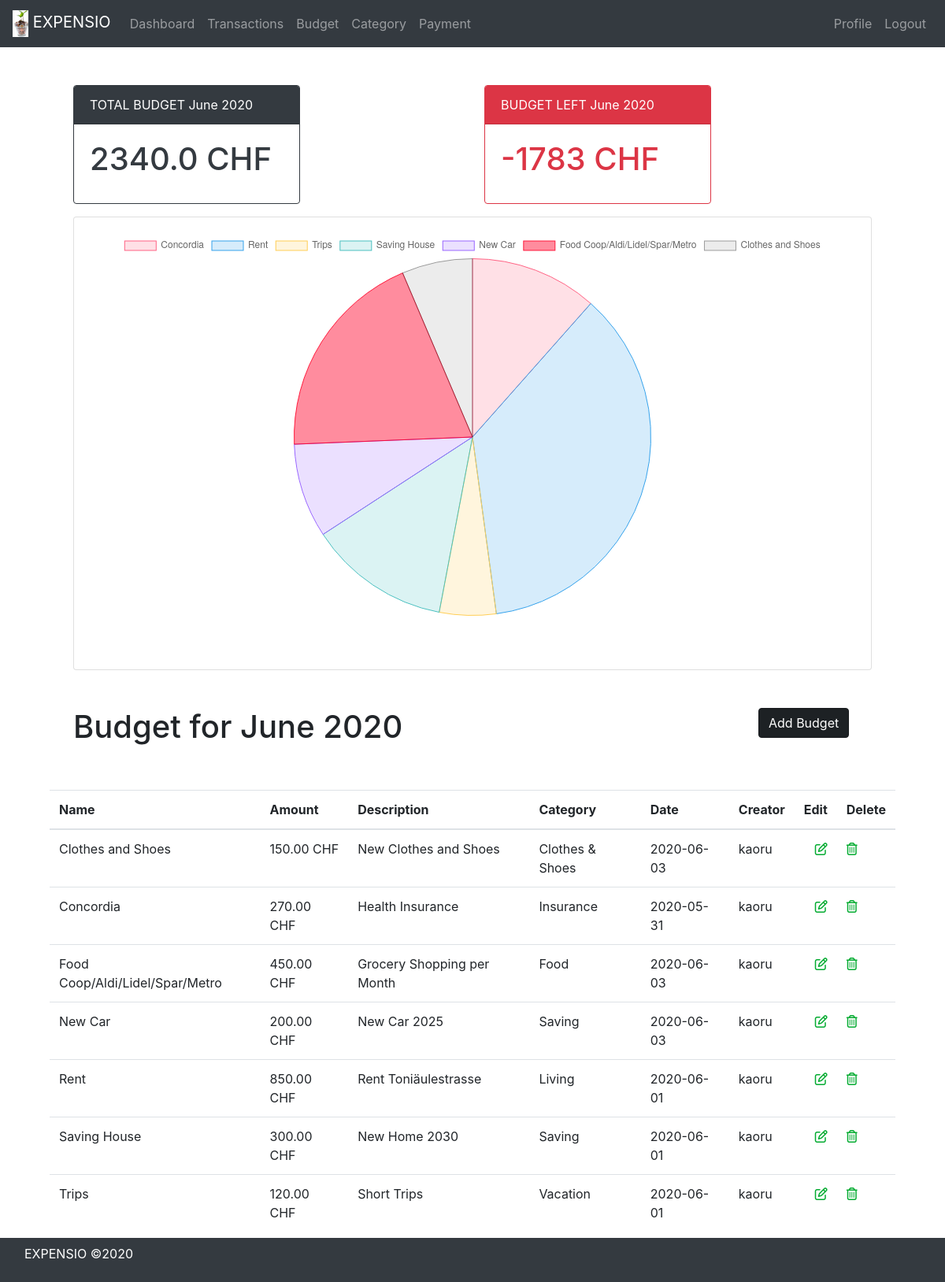
/budget/ (signed in), run on the app's committed database.
### budget/models.py (models this page shows, shortened)
class Budget(models.Model):
    name = models.CharField(max_length=50)
    amount = models.FloatField(null=True)
    description = models.CharField(max_length=200)
    created_date = models.DateTimeField(auto_now_add=True)
    user = models.ForeignKey("auth.User", on_delete=models.CASCADE)
    category = models.ForeignKey(Category, on_delete=models.CASCADE, null=True)

### category/models.py (models this page shows, shortened)
class Category(models.Model):
    name = models.CharField(max_length=100)
    created_date = models.DateTimeField(auto_now_add=True)
    user = models.ForeignKey("auth.User", on_delete=models.CASCADE)
    def __str__(self):
        return str(self.name)

### budget/views.py (the view)
# urls.py: path("", login_required(views.budget_pie_chart_data), name="budget-pie-chart"),
def budget_pie_chart_data(request):
    data = {}
    today = datetime.date.today()
    month = today.strftime("%B")
    year = today.strftime("%Y")
    budget_data_all = Budget.objects.filter(user=request.user).order_by('name')
    total_budget = Budget.objects.filter(user=request.user).aggregate(Sum("amount"))[
        "amount__sum"
    ]
    total_transactions = (
            Transaction_Expense.objects.filter(user=request.user)
            .filter(date__year=today.year, date__month=today.month)
            .aggregate(Sum("amount"))["amount__sum"]
            or 0.00
    )
    if total_budget is not None:
        budget_left = decimal.Decimal(total_budget) - decimal.Decimal(total_transactions)
    else:
        budget_left = 0
    queryset = Budget.objects.filter(user=request.user).values(
        "amount", "category_id", "name"
    )
    for budget in queryset:
        name = budget["name"]
        if name not in data:
            data[name] = budget["amount"]
        else:
            data[name] += budget["amount"]
    return_labels = []
    return_data = []
    for key, value in data.items():
        return_labels.append(key)
        return_data.append(value)
    return render(
        request,
        "budget/budget.html",
        {
            "labels": return_labels,
            "data": return_data,
            "total_budget": total_budget,
            "transactions": budget_left,
            "month": month,
            "year": year,
            "budget_data_all": budget_data_all,
        },
    )

### budget/templates/budget/budget.html
{% extends 'base.html' %}
{% block content %}
    <div class="container">
        <div class="row">
            <div class="col-md-6">
                <div class="card border-dark mb-3" style="max-width: 18rem;">
                    <div class="card-header bg-dark text-white">TOTAL BUDGET {{ month }} {{ year }}</div>
                    <div class="card-body text-dark">
                        <h1 class="card-title">{{ total_budget }} CHF</h1>
                    </div>
                </div>
            </div>
            <div class="col-md-6">
                {% if transactions >= 0 %}
                    <div class="card border-success mb-3" style="max-width: 18rem;">
                        <div class="card-header bg-success text-white">BUDGET LEFT {{ month }} {{ year }}</div>
                        <div class="card-body text-success">
                            <h1 class="card-title">{{ transactions }} CHF</h1>
                        </div>
                    </div>
                {% elif transactions < 0 %}
                    <div class="card border-danger mb-3" style="max-width: 18rem;">
                        <div class="card-header bg-danger text-white">BUDGET LEFT {{ month }} {{ year }}</div>
                        <div class="card-body text-danger">
                            <h1 class="card-title">{{ transactions }} CHF</h1>
                        </div>
                    </div>
                {% endif %}
            </div>
        </div>
        <div class="row">
            <div class="col-md-12">
                <div class="card">
                    <div class="card-body">
                        <canvas id="budget_pie_chart"></canvas>
                        <br><br>
                    </div>
                </div>
            </div>
        </div>
        <div class="row">
            <div class="col-md-10">
                <div id="container" style="width: 100%;">
                    <br><br>
                    <h1>Budget for {{ month }} {{ year }} </h1>
                </div>
            </div>
            <div class="float-right col-2">
                <div id="container" style="width: 100%;">
                    <br><br>
                    <a href="/budget/budget_add" class="btn btn btn-dark active" role="button" aria-pressed="true">Add
                        Budget</a>
                </div>
            </div>
        </div>
    </div>
    <div class="row pt-5">
        <div class="table-responsive">
            <table class="table">
                <thead>
                <tr>
                    <th scope="col">Name</th>
                    <th scope="col">Amount</th>
                    <th scope="col">Description</th>
                    <th scope="col">Category</th>
                    <th scope="col">Date</th>
                    <th scope="col">Creator</th>
                    <th scope="col" class="text-right">Edit</th>
                    <th scope="col">Delete</th>
                </tr>
                </thead>
                <tbody>
                {% for budget in budget_data_all %}
                    <tr>
                        <td>{{ budget.name }}</td>
                        <td>{{ budget.amount|floatformat:2 }} CHF</td>
                        <td>{{ budget.description }}</td>
                        <td>{{ budget.category }}</td>
                        <td>{{ budget.created_date | date:"Y-m-d" }}</td>
                        <td>{{ budget.user }}</td>
                        <td class="text-right">
                            <a href="{{ budget.id }}/budgetedit"><i class="far fa-edit" style="color:#03ab30;"></i></a>
                        </td>
                        <td>
                            <a href="{{ budget.id }}/budgetdelete"> <i class="far fa-trash-alt"
                                                                       style="color:#03ab30;"></i></a>
                        </td>
                    </tr>
                {% endfor %}
                </tbody>
            </table>
        </div>
    </div>
    <script>
        var config = {
            type: 'pie',
            data: {
                datasets: [{
                    data: {{ data|safe }},
                    backgroundColor: [
                        "rgba(255, 99, 132, 0.2)",
                        "rgba(54, 162, 235, 0.2)",
                        "rgba(255, 206, 86, 0.2)",
                        "rgba(75, 192, 192, 0.2)",
                        "rgba(153, 102, 255, 0.2)",
                        "rgba(255,0,40,0.45)",
                        "rgba(158,158,158,0.2)",
                        "rgba(255,166,48,0.39)",
                        "rgba(70,183,255,0.48)"
                    ],
                    borderColor: [
                        "rgba(255, 99, 132, 1)",
                        "rgba(54, 162, 235, 1)",
                        "rgba(255, 206, 86, 1)",
                        "rgba(75, 192, 192, 1)",
                        "rgba(153, 102, 255, 1)",
                        "rgba(255,0,40,0.87)",
                        "rgba(40,40,40,0.43)",
                        "rgb(255,166,48)",
                        "rgb(70,183,255)"
                    ],
                    borderWidth: 1,
                    label: 'Budget'
                }],
                labels: {{ labels|safe }}
            },
            options: {
                responsive: true
            }
        };
        window.onload = function () {
            var chartdata = document.getElementById('budget_pie_chart').getContext('2d');
            window.myPie = new Chart(chartdata, config);
        };
    </script>
{% endblock %}

### data on the page
Budget: name "Clothes and Shoes", amount "150.00", description "New Clothes and Shoes", category "Clothes & Shoes", created_date "2020-06-03", user "kaoru"
Budget: name "Concordia", amount "270.00", description "Health Insurance", category "Insurance", created_date "2020-05-31", user "kaoru"
Budget: name "Food Coop/Aldi/Lidel/Spar/Metro", amount "450.00", description "Grocery Shopping per Month", category "Food", created_date "2020-06-03", user "kaoru"
Budget: name "New Car", amount "200.00", description "New Car 2025", category "Saving", created_date "2020-06-03", user "kaoru"
Budget: name "Rent", amount "850.00", description "Rent Toniäulestrasse", category "Living", created_date "2020-06-01", user "kaoru"
Budget: name "Saving House", amount "300.00", description "New Home 2030", category "Saving", created_date "2020-06-01", user "kaoru"
Budget: name "Trips", amount "120.00", description "Short Trips", category "Vacation", created_date "2020-06-01", user "kaoru"

### other printed values
{{ total_budget }} "2340.0"
{{ transactions }} "-1783"
chart data {{ data|safe }} [270.0, 850.0, 120.0, 300.0, 200.0, 450.0, 150.0]
chart data {{ labels|safe }} ['Concordia', 'Rent', 'Trips', 'Saving House', 'New Car', 'Food Coop/Aldi/Lidel/Spar/Metro', 'Clothes and Shoes']
